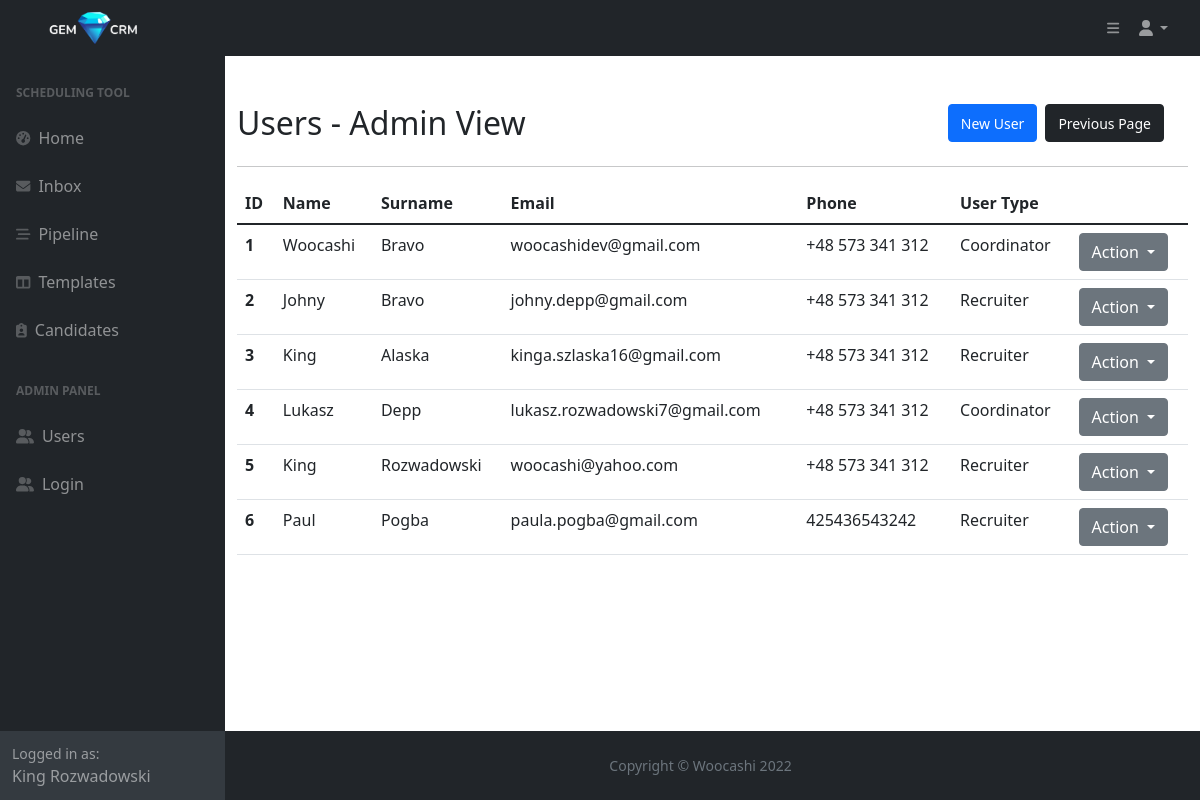
/users (signed in), run on the app's committed database.
### main.py (models this page shows)
class User(db.Model, UserMixin, Base):
    __tablename__="users"
    id = db.Column(db.Integer, primary_key=True)
    first_name = db.Column(db.String, nullable=False)
    last_name = db.Column(db.String, nullable=False)
    full_name = db.Column(db.String, nullable=False)
    email = db.Column(db.String, nullable=False, unique=True)
    phone = db.Column(db.String, nullable=False)
    type = db.Column(db.String, nullable=False)
    password = db.Column(db.String, nullable=False)
    templates = relationship("Template", back_populates="created_by")
    candidates = relationship("Candidate", back_populates="created_by")
    tasks_sent = relationship("Task", primaryjoin="User.id==Task.sender_id", back_populates="from_user")
    tasks_received = relationship("Task", primaryjoin="User.id==Task.recipient_id", back_populates="to_user")
    tasks_delegated = relationship("Task", primaryjoin="User.id==Task.delegate_id", back_populates="delegated_by")
    message = relationship("Message", primaryjoin="Message.user_id==User.id", back_populates="user")

### main.py (the view)
@app.route('/users')
@login_required
def users():
    users = db.session.query(User).all()
    return render_template('users.html', users=users)

### main.py (called while the page is built)
@login_manager.user_loader
def load_user(user_id):
    try:
        return User.query.get(user_id)
    except:
        return None

### templates/users.html (shortened to what this page needs)
{% import "bootstrap/wtf.html" as wtf %}
{% include 'header.html' %}
	<main>
		<div class="container mt-4">
			<div class="row d-flex align-items-center">
				<div class="row d-flex justify-content-between">
					<div class="col">
						<h2 class="mt-4">Users - Admin View</h2>
					</div>
					<div class="col d-flex justify-content-end mt-4">
						<span><a class="btn btn-primary ms-2" href="{{url_for('user_new', form=form)}}"><small>New User</small></a></span>
						<span><a class="btn btn-dark ms-2" href="javascript:history.back()"><small>Previous Page</small></a></span>
					</div>
				</div>
			</div>
			<hr>
			{% if users|length == 0 %}
			<p>There are no users registered in this CRM environment</p>
			{% else %}
			<table class="table">
				  <thead>
				    <tr>
				      <th scope="col">ID</th>
				      <th scope="col">Name</th>
				      <th scope="col">Surname</th>
				      <th scope="col">Email</th>
					    <th scope="col">Phone</th>
					    <th scope="col">User Type</th>
				    </tr>
				  </thead>
				  <tbody>
				  {% for user in users %}
				    <tr>
				      <th scope="row">{{user.id}}</th>
				      <td>{{user.first_name}}</td>
				      <td>{{user.last_name}}</td>
				      <td>{{user.email}}</td>
					    <td>{{user.phone}}</td>
					    <td>{{user.type}}</td>
					    <td>
						    <div class="dropdown">
							  <button class="btn btn-secondary dropdown-toggle" type="button" data-bs-toggle="dropdown" aria-expanded="false">
							    Action
							  </button>
							</div>
					    </td>
				    </tr>
				  {% endfor %}
				  </tbody>
				</table>
			{% endif %}
		</div>
	</main>
{% include 'footer.html' %}

### templates/header.html (shortened to what this page needs)
<!DOCTYPE html>
<html lang="en">
    <head>
        <link href="https://cdn.jsdelivr.net/npm/simple-datatables@latest/dist/style.css" rel="stylesheet" />
        <link href="{{ url_for('static', filename='css/styles.css') }}" rel="stylesheet" />
    </head>
    <body class="sb-nav-fixed">
        <nav class="sb-topnav d-flex justify-content-between navbar navbar-expand navbar-dark bg-dark">
                <a class="navbar-brand ps-3" href="{{ url_for('home') }}"><img class="img-fluid gem-logo" src="{{url_for('static', filename='assets/img/logo-white.png')}}" alt="logo"></a>
                 <div class="d-flex">
                <button class="btn btn-link btn-sm order-1 order-lg-0 me-4 me-lg-0" id="sidebarToggle" ><i class="fas fa-bars"></i></button>
            <ul class="navbar-nav ms-auto ms-md-0 me-3 me-lg-4">
                <li class="nav-item dropdown">
                    <a class="nav-link dropdown-toggle" id="navbarDropdown" href="#" role="button" data-bs-toggle="dropdown" aria-expanded="false"><i class="fas fa-user fa-fw"></i></a>
                </li>
            </ul>
                </div>
        </nav>
        <div id="layoutSidenav">
            <div id="layoutSidenav_nav">
                <nav class="sb-sidenav accordion sb-sidenav-dark" id="sidenavAccordion">
                    <div class="sb-sidenav-menu">
                        <div class="nav">
                            <div class="sb-sidenav-menu-heading">Scheduling tool</div>
                            <a class="nav-link" href={{url_for('home')}}>
                                <div class="sb-nav-link-icon"><i class="fas fa-tachometer-alt"></i></div>
                                Home
                            <a class="nav-link" href="{{url_for('inbox')}}">
                                <div class="sb-nav-link-icon"><i class="fa-solid fa-envelope"></i></div>
                                Inbox
                            </a>
                            <a class="nav-link" href={{url_for('pipeline')}}>
                                <div class="sb-nav-link-icon"><i class="fa-solid fa-bars-staggered"></i></div>
                                Pipeline
                            </a>
                            <a class="nav-link" href={{url_for('templates')}}>
                                <div class="sb-nav-link-icon"><i class="fas fa-columns"></i></div>
                                Templates
                            </a>
                            <a class="nav-link" href={{url_for('candidates')}}>
                                <div class="sb-nav-link-icon me-2"><i class="fa-solid fa-clipboard-user"></i></div>
                                Candidates
                            </a>
                            <div class="sb-sidenav-menu-heading">ADMIN PANEL</div>
                            <a class="nav-link" href="{{url_for('users')}}">
                                <div class="sb-nav-link-icon"><i class="fa-solid fa-user-group"></i></div>
                                Users
                            </a>
                            <a class="nav-link" href="{{url_for('login')}}">
                                <div class="sb-nav-link-icon"><i class="fa-solid fa-user-group"></i></div>
                                Login
                            </a>
                        </div>
                    </div>
                    {% if current_user %}
                    <div class="sb-sidenav-footer">
                        <div class="small">Logged in as:</div>
                        {{current_user.first_name}} {{current_user.last_name}}
                    </div>
                    {% endif %}
                </nav>
            </div>
            <div id="layoutSidenav_content">

### data on the page
User: first_name "King", last_name "Rozwadowski", id "5", email "woocashi@yahoo.com", phone "+48 573 341 312", type "Recruiter"
User: id "1", first_name "Woocashi", last_name "Bravo", email "woocashidev@gmail.com", phone "+48 573 341 312", type "Coordinator"
User: id "2", first_name "Johny", last_name "Bravo", email "johny.depp@gmail.com", phone "+48 573 341 312", type "Recruiter"
User: id "3", first_name "King", last_name "Alaska", email "kinga.szlaska16@gmail.com", phone "+48 573 341 312", type "Recruiter"
User: id "4", first_name "Lukasz", last_name "Depp", email "lukasz.rozwadowski7@gmail.com", phone "+48 573 341 312", type "Coordinator"
User: id "6", first_name "Paul", last_name "Pogba", email "paula.pogba@gmail.com", phone "425436543242", type "Recruiter"
